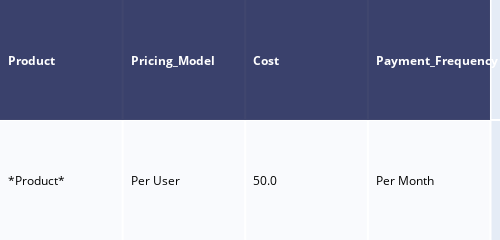

Notebook code for this chart:
### Code cell
import matplotlib.pyplot as plt
import plotly.figure_factory as ff
cost_payment=pd.read_csv('/Users/prai/Desktop/cost_payment_line1.csv')

cost_payment = cost_payment.loc[:, ~cost_payment.columns.str.contains('^Unnamed')]
plt.savefig('/Users/prai/Desktop/table_plotly.png', bbox_inches='tight',transparent=False)
# fig =  ff.create_table(cost_payment)
# fig.update_layout(
#     autosize=False,
#     width=500,
#     height=100,
# )
# fig.write_image("/Users/prai/Desktop/table_plotly.png", scale=1)
fig.show()

### Figure 1 — Plotly figure (JSON) as saved in the notebook; plotly's stock layout.template omitted (floating-point values rounded to 4 significant figures)
{"data": [{"colorscale": [[0, "#00083e"], [0.5, "#ededee"], [1, "#ffffff"]], "hoverinfo": "none", "opacity": 0.75, "showscale": false, "type": "heatmap", "z": [[0, 0, 0, 0], [0.5, 0.5, 0.5, 0.5]]}], "layout": {"annotations": [{"align": "left", "font": {"color": "#ffffff"}, "showarrow": false, "text": "<b>Product</b>", "x": -0.45, "xanchor": "left", "xref": "x", "y": 0, "yref": "y"}, {"align": "left", "font": {"color": "#ffffff"}, "showarrow": false, "text": "<b>Pricing_Model</b>", "x": 0.55, "xanchor": "left", "xref": "x", "y": 0, "yref": "y"}, {"align": "left", "font": {"color": "#ffffff"}, "showarrow": false, "text": "<b>Cost</b>", "x": 1.55, "xanchor": "left", "xref": "x", "y": 0, "yref": "y"}, {"align": "left", "font": {"color": "#ffffff"}, "showarrow": false, "text": "<b>Payment_Frequency</b>", "x": 2.55, "xanchor": "left", "xref": "x", "y": 0, "yref": "y"}, {"align": "left", "font": {"color": "#000000"}, "showarrow": false, "text": "*Product*", "x": -0.45, "xanchor": "left", "xref": "x", "y": 1, "yref": "y"}, {"align": "left", "font": {"color": "#000000"}, "showarrow": false, "text": "Per User", "x": 0.55, "xanchor": "left", "xref": "x", "y": 1, "yref": "y"}, {"align": "left", "font": {"color": "#000000"}, "showarrow": false, "text": "50.0", "x": 1.55, "xanchor": "left", "xref": "x", "y": 1, "yref": "y"}, {"align": "left", "font": {"color": "#000000"}, "showarrow": false, "text": "Per Month", "x": 2.55, "xanchor": "left", "xref": "x", "y": 1, "yref": "y"}], "autosize": false, "height": 100, "margin": {"b": 0, "l": 0, "r": 0, "t": 0}, "width": 500, "xaxis": {"dtick": 1, "gridwidth": 2, "showticklabels": false, "tick0": -0.5, "ticks": "", "zeroline": false}, "yaxis": {"autorange": "reversed", "dtick": 1, "gridwidth": 2, "showticklabels": false, "tick0": 0.5, "ticks": "", "zeroline": false}}}
